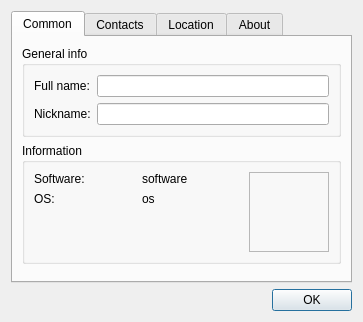
<?xml version="1.0" encoding="UTF-8"?>
<ui version="4.0">
 <class>VcardWindow</class>
 <widget class="QDialog" name="VcardWindow">
  <property name="geometry">
   <rect>
    <x>0</x>
    <y>0</y>
    <width>363</width>
    <height>322</height>
   </rect>
  </property>
  <property name="windowTitle">
   <string>Viewing profile</string>
  </property>
  <layout class="QVBoxLayout" name="verticalLayout">
   <item>
    <widget class="QTabWidget" name="tabWidget">
     <property name="currentIndex">
      <number>0</number>
     </property>
     <widget class="QWidget" name="tab">
      <attribute name="title">
       <string>Common</string>
      </attribute>
      <layout class="QVBoxLayout" name="verticalLayout_4">
       <item>
        <widget class="QGroupBox" name="groupBox">
         <property name="title">
          <string>General info</string>
         </property>
         <layout class="QVBoxLayout" name="verticalLayout_2">
          <item>
           <layout class="QGridLayout" name="gridLayout">
            <item row="0" column="0">
             <widget class="QLabel" name="label">
              <property name="text">
               <string>Full name:</string>
              </property>
             </widget>
            </item>
            <item row="0" column="1">
             <widget class="QLineEdit" name="fullname"/>
            </item>
            <item row="1" column="0">
             <widget class="QLabel" name="label_2">
              <property name="text">
               <string>Nickname:</string>
              </property>
             </widget>
            </item>
            <item row="1" column="1">
             <widget class="QLineEdit" name="nickname"/>
            </item>
           </layout>
          </item>
         </layout>
        </widget>
       </item>
       <item>
        <widget class="QGroupBox" name="groupBox_2">
         <property name="sizePolicy">
          <sizepolicy hsizetype="Preferred" vsizetype="Preferred">
           <horstretch>0</horstretch>
           <verstretch>0</verstretch>
          </sizepolicy>
         </property>
         <property name="title">
          <string>Information</string>
         </property>
         <layout class="QHBoxLayout" name="horizontalLayout">
          <item>
           <layout class="QGridLayout" name="gridLayout_3">
            <item row="0" column="0">
             <layout class="QGridLayout" name="gridLayout_2">
              <item row="0" column="0">
               <widget class="QLabel" name="label_3">
                <property name="text">
                 <string>Software:</string>
                </property>
               </widget>
              </item>
              <item row="0" column="1">
               <widget class="QLabel" name="software">
                <property name="text">
                 <string>software</string>
                </property>
               </widget>
              </item>
              <item row="1" column="0">
               <widget class="QLabel" name="label_4">
                <property name="text">
                 <string>OS:</string>
                </property>
               </widget>
              </item>
              <item row="1" column="1">
               <widget class="QLabel" name="os">
                <property name="text">
                 <string>os</string>
                </property>
               </widget>
              </item>
             </layout>
            </item>
            <item row="1" column="0">
             <spacer name="verticalSpacer">
              <property name="orientation">
               <enum>Qt::Vertical</enum>
              </property>
              <property name="sizeHint" stdset="0">
               <size>
                <width>20</width>
                <height>40</height>
               </size>
              </property>
             </spacer>
            </item>
           </layout>
          </item>
          <item>
           <widget class="QLabel" name="avatar">
            <property name="sizePolicy">
             <sizepolicy hsizetype="Fixed" vsizetype="Fixed">
              <horstretch>0</horstretch>
              <verstretch>0</verstretch>
             </sizepolicy>
            </property>
            <property name="minimumSize">
             <size>
              <width>80</width>
              <height>80</height>
             </size>
            </property>
            <property name="maximumSize">
             <size>
              <width>80</width>
              <height>80</height>
             </size>
            </property>
            <property name="toolTip">
             <string>Avatar</string>
            </property>
            <property name="frameShape">
             <enum>QFrame::StyledPanel</enum>
            </property>
            <property name="text">
             <string/>
            </property>
            <property name="pixmap">
             <pixmap resource="../res/app.qrc">:/trayicon/online-22px.png</pixmap>
            </property>
            <property name="alignment">
             <set>Qt::AlignCenter</set>
            </property>
           </widget>
          </item>
         </layout>
        </widget>
       </item>
       <item>
        <spacer name="verticalSpacer_2">
         <property name="orientation">
          <enum>Qt::Vertical</enum>
         </property>
         <property name="sizeHint" stdset="0">
          <size>
           <width>20</width>
           <height>40</height>
          </size>
         </property>
        </spacer>
       </item>
      </layout>
     </widget>
     <widget class="QWidget" name="tab_2">
      <attribute name="title">
       <string>Contacts</string>
      </attribute>
     </widget>
     <widget class="QWidget" name="tab_3">
      <attribute name="title">
       <string>Location</string>
      </attribute>
     </widget>
     <widget class="QWidget" name="tab_4">
      <attribute name="title">
       <string>About</string>
      </attribute>
      <layout class="QVBoxLayout" name="verticalLayout_3">
       <item>
        <widget class="QPlainTextEdit" name="about"/>
       </item>
      </layout>
     </widget>
    </widget>
   </item>
   <item>
    <widget class="QDialogButtonBox" name="buttonBox">
     <property name="orientation">
      <enum>Qt::Horizontal</enum>
     </property>
     <property name="standardButtons">
      <set>QDialogButtonBox::Ok</set>
     </property>
    </widget>
   </item>
  </layout>
 </widget>
 <resources>
  <include location="../res/app.qrc"/>
 </resources>
 <connections>
  <connection>
   <sender>buttonBox</sender>
   <signal>accepted()</signal>
   <receiver>VcardWindow</receiver>
   <slot>accept()</slot>
   <hints>
    <hint type="sourcelabel">
     <x>248</x>
     <y>254</y>
    </hint>
    <hint type="destinationlabel">
     <x>157</x>
     <y>274</y>
    </hint>
   </hints>
  </connection>
  <connection>
   <sender>buttonBox</sender>
   <signal>rejected()</signal>
   <receiver>VcardWindow</receiver>
   <slot>reject()</slot>
   <hints>
    <hint type="sourcelabel">
     <x>316</x>
     <y>260</y>
    </hint>
    <hint type="destinationlabel">
     <x>286</x>
     <y>274</y>
    </hint>
   </hints>
  </connection>
 </connections>
</ui>
